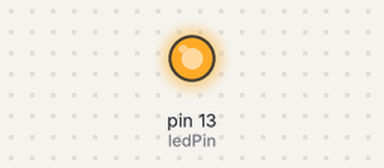
The sketch below on a simulated Arduino Uno, built with avr-gcc and run on an emulated ATmega328P. On the bench: output pins drawn as LEDs (lit = HIGH).

Above: at 0.2 s.
At 16.3 s:
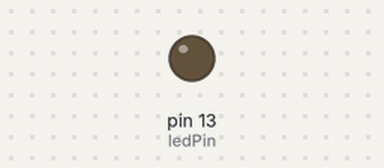
Timing chart, 0 to 17.4 s (numbered marks = the images above):
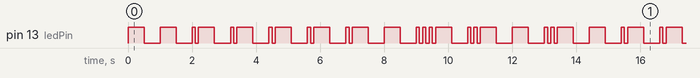

The sketch:

BlinkingLight.ino
```cpp
void setup() {
  int ledPin = 13;
  pinMode(ledPin,OUTPUT);

}


void loop() {
  // put your main code here, to run repeatedly:
  int ledPin = 13;

  digitalWrite(ledPin,HIGH);
  delay(500);
  digitalWrite(ledPin,LOW);
  delay(500);

  digitalWrite(ledPin,HIGH);
  delay(500);
  digitalWrite(ledPin,LOW);
  delay(500);

   digitalWrite(ledPin,HIGH);
  delay(100);
  digitalWrite(ledPin,LOW);
  delay(100);

   digitalWrite(ledPin,HIGH);
  delay(500);
  digitalWrite(ledPin,LOW);
  delay(500);

  digitalWrite(ledPin,HIGH);
  delay(100);
  digitalWrite(ledPin,LOW);
  delay(100);

  digitalWrite(ledPin,HIGH);
  delay(500);
  digitalWrite(ledPin,LOW);
  delay(500);

  digitalWrite(ledPin,HIGH);
  delay(100);
  digitalWrite(ledPin,LOW);
  delay(100);

  digitalWrite(ledPin,HIGH);
  delay(500);
  digitalWrite(ledPin,LOW);
  delay(500);

  digitalWrite(ledPin,HIGH);
  delay(100);
  digitalWrite(ledPin,LOW);
  delay(100);

  digitalWrite(ledPin,HIGH);
  delay(500);
  digitalWrite(ledPin,LOW);
  delay(500);

  digitalWrite(ledPin,HIGH);
  delay(100);
  digitalWrite(ledPin,LOW);
  delay(100);

  digitalWrite(ledPin,HIGH);
  delay(500);
  digitalWrite(ledPin,LOW);
  delay(500);

  digitalWrite(ledPin,HIGH);
  delay(500);
  digitalWrite(ledPin,LOW);
  delay(500);

  digitalWrite(ledPin,HIGH);
  delay(100);
  digitalWrite(ledPin,LOW);
  delay(100);

  digitalWrite(ledPin,HIGH);
  delay(100);
  digitalWrite(ledPin,LOW);
  delay(100);

  digitalWrite(ledPin,HIGH);
  delay(100);
  digitalWrite(ledPin,LOW);
  delay(100);

  digitalWrite(ledPin,HIGH);
  delay(500);
  digitalWrite(ledPin,LOW);
  delay(500);

  digitalWrite(ledPin,HIGH);
  delay(100);
  digitalWrite(ledPin,LOW);
  delay(100);

  digitalWrite(ledPin,HIGH);
  delay(100);
  digitalWrite(ledPin,LOW);
  delay(100);

  digitalWrite(ledPin,HIGH);
  delay(500);
  digitalWrite(ledPin,LOW);
  delay(500);

  digitalWrite(ledPin,HIGH);
  delay(500);
  digitalWrite(ledPin,LOW);
  delay(500);

  digitalWrite(ledPin,HIGH);
  delay(100);
  digitalWrite(ledPin,LOW);
  delay(100);

  digitalWrite(ledPin,HIGH);
  delay(100);
  digitalWrite(ledPin,LOW);
  delay(100);
}
```

Measured:
- by itself, pin 13 (ledPin): moves between LOW and HIGH, repeating every 13.4 s
- by itself, everything shown: repeats every 13.4 s, in 46 steps
